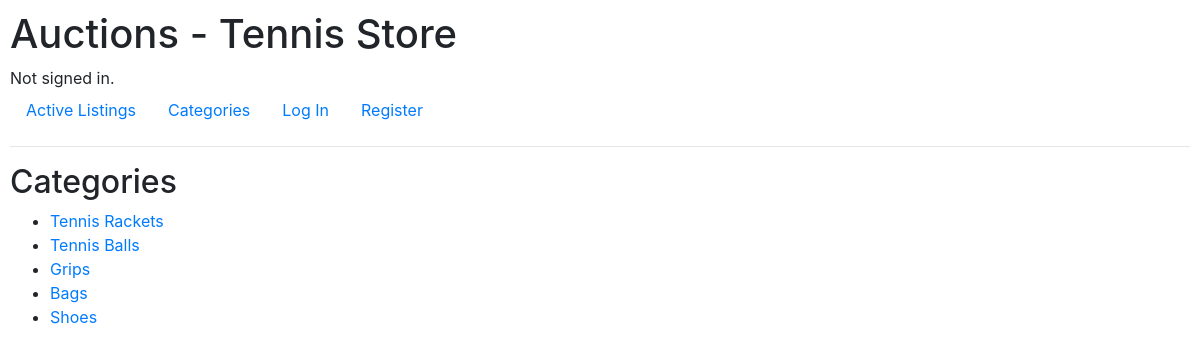
The page /categories on the database its author committed.
### auctions/models.py (models this page shows, shortened)
class AuctionCategorie(models.Model):
    name = models.CharField(max_length=64)

### auctions/views.py (the view)
# urls.py: path("categories", views.categories_view, name="categories"),
def categories_view(request):
    categories = AuctionCategorie.objects.all()
    return render(request, "auctions/categories.html", {
        "categories": categories
    })

### auctions/templates/auctions/categories.html
{% extends "auctions/layout.html" %}
{% block body %}
    <h2>Categories</h2>
    {% if categories %}
        <ul class="categories-list">
            {% for category in categories %}
                <li>
                    <a href="{% url 'listings_from_category' category.id %}">{{ category.name }}</a>
                </li>
            {% endfor %}
        </ul>
    {% else %}
        <p>No categories available.</p>
    {% endif %}
{% endblock %}

### auctions/static/auctions/styles.css (style rules this page uses)
body { padding: 10px; }

### rows shown on the page
AuctionCategorie: name "Tennis Rackets"
AuctionCategorie: name "Tennis Balls"
AuctionCategorie: name "Grips"
AuctionCategorie: name "Bags"
AuctionCategorie: name "Shoes"
